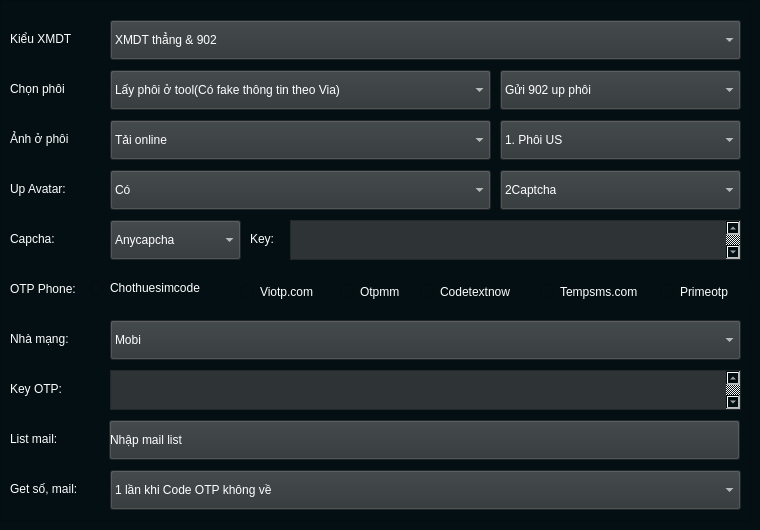
                  <widget class="QWidget" name="page_function">
                   <property name="styleSheet">
                    <string notr="true">background-color: rgb(4, 15, 19);</string>
                   </property>
                   <widget class="QFrame" name="frame_6">
                    <property name="geometry">
                     <rect>
                      <x>0</x>
                      <y>0</y>
                      <width>751</width>
                      <height>521</height>
                     </rect>
                    </property>
                    <property name="minimumSize">
                     <size>
                      <width>0</width>
                      <height>30</height>
                     </size>
                    </property>
                    <property name="sizeIncrement">
                     <size>
                      <width>30</width>
                      <height>0</height>
                     </size>
                    </property>
                    <property name="styleSheet">
                     <string notr="true">
color: rgb(255, 255, 255);
</string>
                    </property>
                    <property name="frameShape">
                     <enum>QFrame::StyledPanel</enum>
                    </property>
                    <property name="frameShadow">
                     <enum>QFrame::Raised</enum>
                    </property>
                    <widget class="QLabel" name="label_6">
                     <property name="geometry">
                      <rect>
                       <x>10</x>
                       <y>180</y>
                       <width>67</width>
                       <height>17</height>
                      </rect>
                     </property>
                     <property name="text">
                      <string>Up Avatar:</string>
                     </property>
                    </widget>
                    <widget class="QLabel" name="label_7">
                     <property name="geometry">
                      <rect>
                       <x>10</x>
                       <y>230</y>
                       <width>67</width>
                       <height>17</height>
                      </rect>
                     </property>
                     <property name="text">
                      <string>Capcha:</string>
                     </property>
                    </widget>
                    <widget class="QLabel" name="label_14">
                     <property name="geometry">
                      <rect>
                       <x>10</x>
                       <y>280</y>
                       <width>81</width>
                       <height>17</height>
                      </rect>
                     </property>
                     <property name="text">
                      <string>OTP Phone:</string>
                     </property>
                    </widget>
                    <widget class="QComboBox" name="comboBox_8">
                     <property name="geometry">
                      <rect>
                       <x>110</x>
                       <y>170</y>
                       <width>381</width>
                       <height>40</height>
                      </rect>
                     </property>
                     <property name="minimumSize">
                      <size>
                       <width>0</width>
                       <height>40</height>
                      </size>
                     </property>
                     <property name="maximumSize">
                      <size>
                       <width>16777215</width>
                       <height>40</height>
                      </size>
                     </property>
                     <property name="sizeIncrement">
                      <size>
                       <width>0</width>
                       <height>0</height>
                      </size>
                     </property>
                     <property name="styleSheet">
                      <string notr="true">background-color: rgb(46, 52, 54);
</string>
                     </property>
                     <item>
                      <property name="text">
                       <string>Có</string>
                      </property>
                     </item>
                     <item>
                      <property name="text">
                       <string>Không</string>
                      </property>
                     </item>
                    </widget>
                    <widget class="QComboBox" name="comboBox_9">
                     <property name="geometry">
                      <rect>
                       <x>110</x>
                       <y>220</y>
                       <width>131</width>
                       <height>40</height>
                      </rect>
                     </property>
                     <property name="minimumSize">
                      <size>
                       <width>0</width>
                       <height>40</height>
                      </size>
                     </property>
                     <property name="maximumSize">
                      <size>
                       <width>16777215</width>
                       <height>40</height>
                      </size>
                     </property>
                     <property name="sizeIncrement">
                      <size>
                       <width>0</width>
                       <height>0</height>
                      </size>
                     </property>
                     <property name="styleSheet">
                      <string notr="true">background-color: rgb(46, 52, 54);
</string>
                     </property>
                     <item>
                      <property name="text">
                       <string>Anycapcha</string>
                      </property>
                     </item>
                    </widget>
                    <widget class="QRadioButton" name="radioButton_7">
                     <property name="geometry">
                      <rect>
                       <x>90</x>
                       <y>280</y>
                       <width>151</width>
                       <height>16</height>
                      </rect>
                     </property>
                     <property name="styleSheet">
                      <string notr="true">selection-color: rgb(138, 226, 52);</string>
                     </property>
                     <property name="text">
                      <string>Chothuesimcode</string>
                     </property>
                    </widget>
                    <widget class="QComboBox" name="comboBox_14">
                     <property name="geometry">
                      <rect>
                       <x>500</x>
                       <y>170</y>
                       <width>241</width>
                       <height>40</height>
                      </rect>
                     </property>
                     <property name="minimumSize">
                      <size>
                       <width>0</width>
                       <height>40</height>
                      </size>
                     </property>
                     <property name="maximumSize">
                      <size>
                       <width>16777215</width>
                       <height>40</height>
                      </size>
                     </property>
                     <property name="sizeIncrement">
                      <size>
                       <width>0</width>
                       <height>0</height>
                      </size>
                     </property>
                     <property name="styleSheet">
                      <string notr="true">background-color: rgb(46, 52, 54);
</string>
                     </property>
                     <item>
                      <property name="text">
                       <string>2Captcha</string>
                      </property>
                     </item>
                     <item>
                      <property name="text">
                       <string>Anycaptcha</string>
                      </property>
                     </item>
                    </widget>
                    <widget class="QLabel" name="label_15">
                     <property name="geometry">
                      <rect>
                       <x>10</x>
                       <y>330</y>
                       <width>81</width>
                       <height>17</height>
                      </rect>
                     </property>
                     <property name="text">
                      <string>Nhà mạng:</string>
                     </property>
                    </widget>
                    <widget class="QComboBox" name="comboBox_15">
                     <property name="geometry">
                      <rect>
                       <x>110</x>
                       <y>320</y>
                       <width>631</width>
                       <height>40</height>
                      </rect>
                     </property>
                     <property name="minimumSize">
                      <size>
                       <width>0</width>
                       <height>40</height>
                      </size>
                     </property>
                     <property name="maximumSize">
                      <size>
                       <width>16777215</width>
                       <height>40</height>
                      </size>
                     </property>
                     <property name="sizeIncrement">
                      <size>
                       <width>30</width>
                       <height>0</height>
                      </size>
                     </property>
                     <property name="styleSheet">
                      <string notr="true">background-color: rgb(46, 52, 54);
</string>
                     </property>
                     <item>
                      <property name="text">
                       <string>Mobi</string>
                      </property>
                     </item>
                     <item>
                      <property name="text">
                       <string>Vina</string>
                      </property>
                     </item>
                     <item>
                      <property name="text">
                       <string>Viettel</string>
                      </property>
                     </item>
                     <item>
                      <property name="text">
                       <string>VNMB</string>
                      </property>
                     </item>
                     <item>
                      <property name="text">
                       <string>Itelecom</string>
                      </property>
                     </item>
                     <item>
                      <property name="text">
                       <string>Tất cả</string>
                      </property>
                     </item>
                    </widget>
                    <widget class="QLabel" name="label_16">
                     <property name="geometry">
                      <rect>
                       <x>250</x>
                       <y>230</y>
                       <width>31</width>
                       <height>17</height>
                      </rect>
                     </property>
                     <property name="text">
                      <string>Key:</string>
                     </property>
                    </widget>
                    <widget class="QLabel" name="label_17">
                     <property name="geometry">
                      <rect>
                       <x>10</x>
                       <y>380</y>
                       <width>81</width>
                       <height>17</height>
                      </rect>
                     </property>
                     <property name="text">
                      <string>Key OTP:</string>
                     </property>
                    </widget>
                    <widget class="QRadioButton" name="radioButton_8">
                     <property name="geometry">
                      <rect>
                       <x>240</x>
                       <y>280</y>
                       <width>101</width>
                       <height>23</height>
                      </rect>
                     </property>
                     <property name="text">
                      <string>Viotp.com</string>
                     </property>
                    </widget>
                    <widget class="QRadioButton" name="radioButton_9">
                     <property name="geometry">
                      <rect>
                       <x>340</x>
                       <y>280</y>
                       <width>81</width>
                       <height>23</height>
                      </rect>
                     </property>
                     <property name="text">
                      <string>Otpmm</string>
                     </property>
                    </widget>
                    <widget class="QRadioButton" name="radioButton_10">
                     <property name="geometry">
                      <rect>
                       <x>420</x>
                       <y>280</y>
                       <width>121</width>
                       <height>23</height>
                      </rect>
                     </property>
                     <property name="styleSheet">
                      <string notr="true">color: rgb(255, 255, 255);
</string>
                     </property>
                     <property name="text">
                      <string>Codetextnow</string>
                     </property>
                    </widget>
                    <widget class="QRadioButton" name="radioButton_11">
                     <property name="geometry">
                      <rect>
                       <x>540</x>
                       <y>280</y>
                       <width>121</width>
                       <height>23</height>
                      </rect>
                     </property>
                     <property name="text">
                      <string>Tempsms.com</string>
                     </property>
                    </widget>
                    <widget class="QRadioButton" name="radioButton_12">
                     <property name="geometry">
                      <rect>
                       <x>660</x>
                       <y>280</y>
                       <width>91</width>
                       <height>23</height>
                      </rect>
                     </property>
                     <property name="text">
                      <string>Primeotp</string>
                     </property>
                    </widget>
                    <widget class="QLabel" name="label_18">
                     <property name="geometry">
                      <rect>
                       <x>10</x>
                       <y>430</y>
                       <width>81</width>
                       <height>17</height>
                      </rect>
                     </property>
                     <property name="text">
                      <string>List mail:</string>
                     </property>
                    </widget>
                    <widget class="QLabel" name="label_19">
                     <property name="geometry">
                      <rect>
                       <x>10</x>
                       <y>480</y>
                       <width>81</width>
                       <height>17</height>
                      </rect>
                     </property>
                     <property name="text">
                      <string>Get số, mail:</string>
                     </property>
                    </widget>
                    <widget class="QComboBox" name="comboBox_16">
                     <property name="geometry">
                      <rect>
                       <x>110</x>
                       <y>470</y>
                       <width>631</width>
                       <height>40</height>
                      </rect>
                     </property>
                     <property name="minimumSize">
                      <size>
                       <width>0</width>
                       <height>40</height>
                      </size>
                     </property>
                     <property name="maximumSize">
                      <size>
                       <width>16777215</width>
                       <height>40</height>
                      </size>
                     </property>
                     <property name="sizeIncrement">
                      <size>
                       <width>0</width>
                       <height>0</height>
                      </size>
                     </property>
                     <property name="styleSheet">
                      <string notr="true">background-color: rgb(46, 52, 54);
</string>
                     </property>
                     <item>
                      <property name="text">
                       <string>1 lần khi Code OTP không về</string>
                      </property>
                     </item>
                     <item>
                      <property name="text">
                       <string>2 lần khi Code OTP không về</string>
                      </property>
                     </item>
                     <item>
                      <property name="text">
                       <string>3 lần khi Code OTP không về</string>
                      </property>
                     </item>
                     <item>
                      <property name="text">
                       <string>4 lần khi Code OTP không về</string>
                      </property>
                     </item>
                     <item>
                      <property name="text">
                       <string>5 lần khi Code OTP không về</string>
                      </property>
                     </item>
                    </widget>
                    <widget class="QTextEdit" name="textEdit_4">
                     <property name="geometry">
                      <rect>
                       <x>110</x>
                       <y>260</y>
                       <width>0</width>
                       <height>30</height>
                      </rect>
                     </property>
                     <property name="minimumSize">
                      <size>
                       <width>0</width>
                       <height>30</height>
                      </size>
                     </property>
                     <property name="maximumSize">
                      <size>
                       <width>16777215</width>
                       <height>30</height>
                      </size>
                     </property>
                     <property name="sizeIncrement">
                      <size>
                       <width>0</width>
                       <height>0</height>
                      </size>
                     </property>
                    </widget>
                    <widget class="QTextEdit" name="textEdit_7">
                     <property name="enabled">
                      <bool>false</bool>
                     </property>
                     <property name="geometry">
                      <rect>
                       <x>110</x>
                       <y>370</y>
                       <width>631</width>
                       <height>40</height>
                      </rect>
                     </property>
                     <property name="minimumSize">
                      <size>
                       <width>0</width>
                       <height>40</height>
                      </size>
                     </property>
                     <property name="maximumSize">
                      <size>
                       <width>16777215</width>
                       <height>40</height>
                      </size>
                     </property>
                     <property name="styleSheet">
                      <string notr="true">background-color: rgb(46, 52, 54);
</string>
                     </property>
                     <property name="html">
                      <string>&lt;!DOCTYPE HTML PUBLIC &quot;-//W3C//DTD HTML 4.0//EN&quot; &quot;http://www.w3.org/TR/REC-html40/strict.dtd&quot;&gt;
&lt;html&gt;&lt;head&gt;&lt;meta name=&quot;qrichtext&quot; content=&quot;1&quot; /&gt;&lt;style type=&quot;text/css&quot;&gt;
p, li { white-space: pre-wrap; }
&lt;/style&gt;&lt;/head&gt;&lt;body style=&quot; font-family:'Sans Serif'; font-size:9pt; font-weight:400; font-style:normal;&quot;&gt;
&lt;p style=&quot;-qt-paragraph-type:empty; margin-top:0px; margin-bottom:0px; margin-left:0px; margin-right:0px; -qt-block-indent:0; text-indent:0px; font-family:'Ubuntu'; font-size:11pt;&quot;&gt;&lt;br /&gt;&lt;/p&gt;
&lt;p style=&quot;-qt-paragraph-type:empty; margin-top:0px; margin-bottom:0px; margin-left:0px; margin-right:0px; -qt-block-indent:0; text-indent:0px; font-family:'Ubuntu'; font-size:11pt;&quot;&gt;&lt;br /&gt;&lt;/p&gt;&lt;/body&gt;&lt;/html&gt;</string>
                     </property>
                    </widget>
                    <widget class="QTextEdit" name="textEdit_8">
                     <property name="enabled">
                      <bool>false</bool>
                     </property>
                     <property name="geometry">
                      <rect>
                       <x>290</x>
                       <y>220</y>
                       <width>451</width>
                       <height>40</height>
                      </rect>
                     </property>
                     <property name="minimumSize">
                      <size>
                       <width>0</width>
                       <height>40</height>
                      </size>
                     </property>
                     <property name="maximumSize">
                      <size>
                       <width>16777215</width>
                       <height>40</height>
                      </size>
                     </property>
                     <property name="styleSheet">
                      <string notr="true">background-color: rgb(46, 52, 54);
</string>
                     </property>
                     <property name="html">
                      <string>&lt;!DOCTYPE HTML PUBLIC &quot;-//W3C//DTD HTML 4.0//EN&quot; &quot;http://www.w3.org/TR/REC-html40/strict.dtd&quot;&gt;
&lt;html&gt;&lt;head&gt;&lt;meta name=&quot;qrichtext&quot; content=&quot;1&quot; /&gt;&lt;style type=&quot;text/css&quot;&gt;
p, li { white-space: pre-wrap; }
&lt;/style&gt;&lt;/head&gt;&lt;body style=&quot; font-family:'Sans Serif'; font-size:9pt; font-weight:400; font-style:normal;&quot;&gt;
&lt;p style=&quot;-qt-paragraph-type:empty; margin-top:0px; margin-bottom:0px; margin-left:0px; margin-right:0px; -qt-block-indent:0; text-indent:0px; font-family:'Ubuntu'; font-size:11pt;&quot;&gt;&lt;br /&gt;&lt;/p&gt;
&lt;p style=&quot;-qt-paragraph-type:empty; margin-top:0px; margin-bottom:0px; margin-left:0px; margin-right:0px; -qt-block-indent:0; text-indent:0px; font-family:'Ubuntu'; font-size:11pt;&quot;&gt;&lt;br /&gt;&lt;/p&gt;&lt;/body&gt;&lt;/html&gt;</string>
                     </property>
                    </widget>
                    <widget class="QComboBox" name="comboBox_6">
                     <property name="geometry">
                      <rect>
                       <x>500</x>
                       <y>70</y>
                       <width>241</width>
                       <height>40</height>
                      </rect>
                     </property>
                     <property name="minimumSize">
                      <size>
                       <width>0</width>
                       <height>40</height>
                      </size>
                     </property>
                     <property name="maximumSize">
                      <size>
                       <width>16777215</width>
                       <height>40</height>
                      </size>
                     </property>
                     <property name="styleSheet">
                      <string notr="true">background-color: rgb(46, 52, 54);</string>
                     </property>
                     <item>
                      <property name="text">
                       <string>Gửi 902 up phôi</string>
                      </property>
                     </item>
                     <item>
                      <property name="text">
                       <string>Gửi 902 chọn dòng(bỏ qua bước up phôi)</string>
                      </property>
                     </item>
                    </widget>
                    <widget class="QComboBox" name="comboBox_11">
                     <property name="geometry">
                      <rect>
                       <x>110</x>
                       <y>120</y>
                       <width>381</width>
                       <height>40</height>
                      </rect>
                     </property>
                     <property name="minimumSize">
                      <size>
                       <width>0</width>
                       <height>40</height>
                      </size>
                     </property>
                     <property name="maximumSize">
                      <size>
                       <width>16777215</width>
                       <height>40</height>
                      </size>
                     </property>
                     <property name="styleSheet">
                      <string notr="true">background-color: rgb(46, 52, 54);</string>
                     </property>
                     <item>
                      <property name="text">
                       <string>Tải online</string>
                      </property>
                     </item>
                     <item>
                      <property name="text">
                       <string>Dùng ảnh có sẵn</string>
                      </property>
                     </item>
                    </widget>
                    <widget class="QLabel" name="label_21">
                     <property name="geometry">
                      <rect>
                       <x>10</x>
                       <y>130</y>
                       <width>91</width>
                       <height>17</height>
                      </rect>
                     </property>
                     <property name="text">
                      <string>Ảnh ở phôi</string>
                     </property>
                    </widget>
                    <widget class="QLabel" name="label_4">
                     <property name="geometry">
                      <rect>
                       <x>10</x>
                       <y>80</y>
                       <width>81</width>
                       <height>17</height>
                      </rect>
                     </property>
                     <property name="text">
                      <string>Chọn phôi</string>
                     </property>
                    </widget>
                    <widget class="QComboBox" name="comboBox_7">
                     <property name="geometry">
                      <rect>
                       <x>110</x>
                       <y>20</y>
                       <width>631</width>
                       <height>40</height>
                      </rect>
                     </property>
                     <property name="minimumSize">
                      <size>
                       <width>0</width>
                       <height>40</height>
                      </size>
                     </property>
                     <property name="maximumSize">
                      <size>
                       <width>16777215</width>
                       <height>40</height>
                      </size>
                     </property>
                     <property name="styleSheet">
                      <string notr="true">
background-color: rgb(46, 52, 54);
</string>
                     </property>
                     <item>
                      <property name="text">
                       <string>XMDT thẳng &amp; 902</string>
                      </property>
                     </item>
                     <item>
                      <property name="text">
                       <string>XMDT share 273</string>
                      </property>
                     </item>
                    </widget>
                    <widget class="QComboBox" name="comboBox_12">
                     <property name="geometry">
                      <rect>
                       <x>110</x>
                       <y>70</y>
                       <width>381</width>
                       <height>40</height>
                      </rect>
                     </property>
                     <property name="minimumSize">
                      <size>
                       <width>0</width>
                       <height>40</height>
                      </size>
                     </property>
                     <property name="maximumSize">
                      <size>
                       <width>16777215</width>
                       <height>40</height>
                      </size>
                     </property>
                     <property name="styleSheet">
                      <string notr="true">background-color: rgb(46, 52, 54);</string>
                     </property>
                     <item>
                      <property name="text">
                       <string>Lấy phôi ở tool(Có fake thông tin theo Via)</string>
                      </property>
                     </item>
                     <item>
                      <property name="text">
                       <string>Tải lên phôi(Chỉnh sửa phôi tự động)</string>
                      </property>
                     </item>
                    </widget>
                    <widget class="QLabel" name="label_5">
                     <property name="geometry">
                      <rect>
                       <x>10</x>
                       <y>30</y>
                       <width>81</width>
                       <height>17</height>
                      </rect>
                     </property>
                     <property name="text">
                      <string>Kiểu XMDT</string>
                     </property>
                    </widget>
                    <widget class="QComboBox" name="comboBox_13">
                     <property name="geometry">
                      <rect>
                       <x>500</x>
                       <y>120</y>
                       <width>241</width>
                       <height>40</height>
                      </rect>
                     </property>
                     <property name="minimumSize">
                      <size>
                       <width>0</width>
                       <height>40</height>
                      </size>
                     </property>
                     <property name="maximumSize">
                      <size>
                       <width>16777215</width>
                       <height>40</height>
                      </size>
                     </property>
                     <property name="styleSheet">
                      <string notr="true">background-color: rgb(46, 52, 54);</string>
                     </property>
                     <item>
                      <property name="text">
                       <string>1. Phôi US</string>
                      </property>
                     </item>
                     <item>
                      <property name="text">
                       <string>2. Phôi UK</string>
                      </property>
                     </item>
                     <item>
                      <property name="text">
                       <string>3. Phôi Việt Nam - CMND</string>
                      </property>
                     </item>
                     <item>
                      <property name="text">
                       <string>4. Phôi Philippines</string>
                      </property>
                     </item>
                     <item>
                      <property name="text">
                       <string>5. Phôi Thailand</string>
                      </property>
                     </item>
                     <item>
                      <property name="text">
                       <string>6. Phôi Việt Nam - Bằng lái A1</string>
                      </property>
                     </item>
                    </widget>
                    <widget class="QPushButton" name="BtnListMail">
                     <property name="geometry">
                      <rect>
                       <x>109</x>
                       <y>420</y>
                       <width>631</width>
                       <height>40</height>
                      </rect>
                     </property>
                     <property name="minimumSize">
                      <size>
                       <width>0</width>
                       <height>40</height>
                      </size>
                     </property>
                     <property name="maximumSize">
                      <size>
                       <width>16777215</width>
                       <height>40</height>
                      </size>
                     </property>
                     <property name="styleSheet">
                      <string notr="true">background-color: rgb(46, 52, 54);
text-align: left;</string>
                     </property>
                     <property name="text">
                      <string>Nhập mail list</string>
                     </property>
                    </widget>
                   </widget>
                  </widget>
